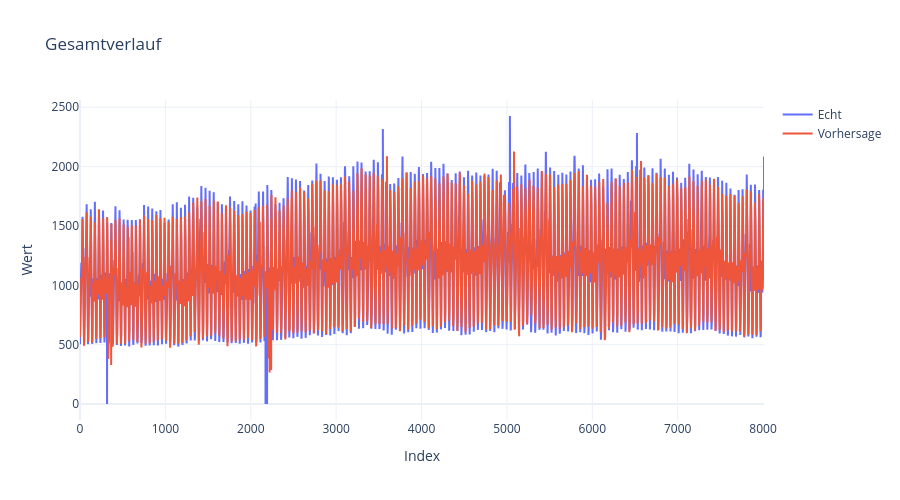

The notebook cell this image was saved under:
### Code cell
fig = go.Figure()

# Echte Werte
fig.add_trace(go.Scatter(
    y=y_test.values,
    mode='lines',
    name='Echt'
))

# Vorhersage
fig.add_trace(go.Scatter(
    y=y_pred,
    mode='lines',
    name='Vorhersage'
))

fig.update_layout(
    title="Gesamtverlauf",
    xaxis_title="Index",
    yaxis_title="Wert",
    template="plotly_white",
    height=500
)

fig.show()

### Figure 1 — Plotly figure (JSON) as saved in the notebook; plotly's stock layout.template omitted (floating-point values rounded to 4 significant figures; data arrays with more than 128 entries replaced by an {"elided": "..."} marker saying what was removed)
{"data": [{"mode": "lines", "name": "Echt", "type": "scatter", "y": {"elided": "8012 float values"}}, {"mode": "lines", "name": "Vorhersage", "type": "scatter", "y": {"elided": "8012 float values"}}], "layout": {"height": 500, "title": {"text": "Gesamtverlauf"}, "xaxis": {"title": {"text": "Index"}}, "yaxis": {"title": {"text": "Wert"}}}}
